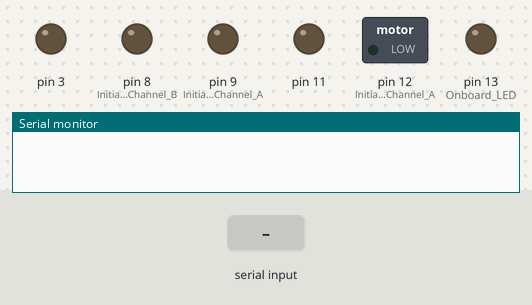
A sketch run on a simulated Arduino Uno, built with avr-gcc and run on an emulated ATmega328P. Shown: switched loads named in the sketch (green lamp = pin HIGH), output pins drawn as LEDs (lit = HIGH), the last lines printed to the serial monitor. The test bench sets the inputs (shaded band). Random numbers use the default seed unless the sketch sets one.

Above: at 1.2 s.
1.3 s: "5" received over Serial
At 1.86 s:
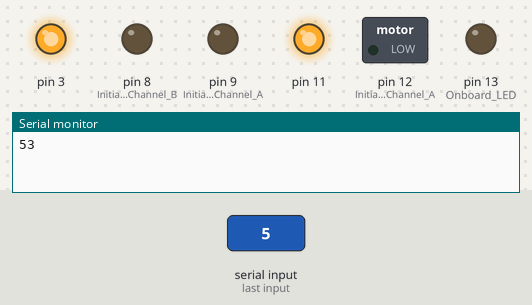
At 3.8 s:
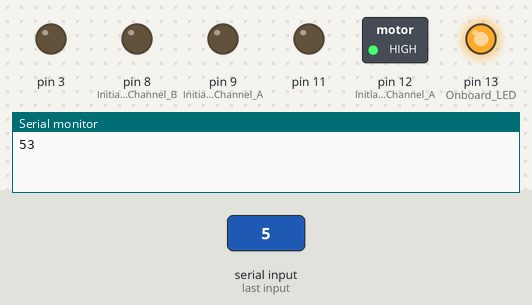
4.3 s: "1" received over Serial
At 4.9 s:
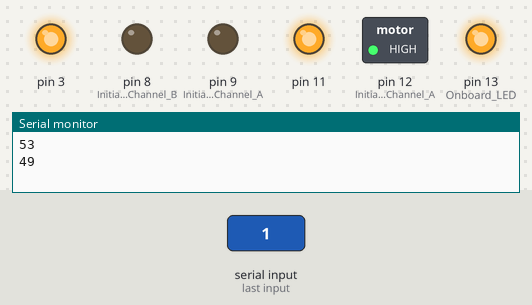
Timing chart, 0 to 7.3 s (numbered marks = the images above; inputs shaded):
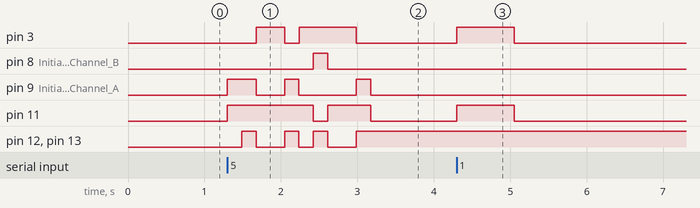

Measured:
- after the input at 1.3 s, pin 3: LOW → HIGH after 0.38 s, → LOW 0.37 s later, → HIGH 0.19 s later, → LOW 0.75 s later; pin 8 (Initiates_Brake_Channel_B): LOW → HIGH after 1.1 s, → LOW 0.19 s later
- after the input at 4.3 s, pin 3, pin 11: LOW → HIGH at once, → LOW 0.75 s later

The sketch:

sketchbot.ino
```cpp
void setup() {
  // put your setup code here, to run once:
  Serial.begin(9600);

  //Setup optional LED and Buzzer
  pinMode(13, OUTPUT); //Onboard LED

  //Setup Channel A
  pinMode(12, OUTPUT); //Initiates Motor Channel A pin
  pinMode(9, OUTPUT); //Initiates Brake Channel A pin

  //Setup Channel B
  pinMode(13, OUTPUT); //Initiates Motor Channel B pin
  pinMode(8, OUTPUT);  //Initiates Brake Channel B pin
}

void loop() {
  // put your main code here, to run repeatedly:
  int incomingByte = 0;
  int speed = 255;
  bool backwards;
  int del = 750;
  int randomvar;
  //Serial.println(Serial.available(), DEC);
  if(Serial.available() > 0){
    incomingByte = Serial.read();
    Serial.println(incomingByte, DEC);
    if(incomingByte == 49){ //ASCII VALUES
      //Both motors forward!
      digitalWrite(12, HIGH); //Establishes forward direction of Channel A
      digitalWrite(13, HIGH); //Establishes forward direction of Channel A
      analogWrite(3, speed); //Spins the motor on Channel A at set speed
      analogWrite(11, speed); //Spins the motor on Channel B at set speed

      delay(del);
      resetValues();

    }else if(incomingByte == 50){
      //Both motors backwards!
      digitalWrite(12, LOW); //Establishes backwards direction of Channel A
      digitalWrite(13, LOW); //Establishes backwards0 direction of Channel A
      analogWrite(3, speed); //Spins the motor on Channel A at set speed
      analogWrite(11, speed); //Spins the motor on Channel B at set speed

      delay(del);
      resetValues();

    }else if(incomingByte == 51){
      //Turn left!
      digitalWrite(9, HIGH); //Engage Brake for Channel A
      analogWrite(3, 0); //Set speed for Channel A to be 0
      digitalWrite(8, LOW); //Disengage Brake for channel B
      analogWrite(11, speed); //Spins the motor on Channel B at set speed

      delay(del);
      resetValues();

    }else if(incomingByte == 52){
      //Turn right!
      digitalWrite(9, LOW); //Engage Brake for Channel A
      analogWrite(3, speed); //Spins the motor on Channel A at set speed
      digitalWrite(8, HIGH); //Disengage Brake for channel B
      analogWrite(11, 0); //Set speed for Channel B to be 0

      delay(del);
      resetValues();

    }else if(incomingByte == 53){
      //Dance monkey, dance!
      for(int i = 0; i < 10; i++){
        randomvar = random(1,4);
        if(randomvar == 1){
          //Turn right!
          digitalWrite(9, LOW); //Engage Brake for Channel A
          analogWrite(3, speed); //Spins the motor on Channel A at set speed
          digitalWrite(8, HIGH); //Disengage Brake for channel B
          analogWrite(11, 0); //Set speed for Channel B to be 0

          delay(del/4);
          resetValues();
        }else if(randomvar == 2){
          //Turn left!
          digitalWrite(9, HIGH); //Engage Brake for Channel A
          analogWrite(3, 0); //Set speed for Channel A to be 0
          digitalWrite(8, LOW); //Disengage Brake for channel B
          analogWrite(11, speed); //Spins the motor on Channel B at set speed

          delay(del/4);
          resetValues();
        }else if(randomvar == 3){
          //Both motors backwards!
          digitalWrite(12, LOW); //Establishes backwards direction of Channel A
          digitalWrite(13, LOW); //Establishes backwards direction of Channel A
          analogWrite(3, speed); //Spins the motor on Channel A at set speed
          analogWrite(11, speed); //Spins the motor on Channel B at set speed

          delay(del/4);
          resetValues();
        }else if(randomvar == 4){
          //Both motors forward!
          digitalWrite(12, HIGH); //Establishes forward direction of Channel A
          digitalWrite(13, HIGH); //Establishes forward direction of Channel A
          analogWrite(3, speed); //Spins the motor on Channel A at set speed
          analogWrite(11, speed); //Spins the motor on Channel B at set speed
          delay(del/4);
          resetValues();
        }
      }
    }else if(incomingByte == 53){
        del = 1500;
    }else if(incomingByte == 54){
        del = 750;
    }else if(incomingByte == 55){
        del = 500;
    }
  }
}

void resetValues(){
  digitalWrite(12, HIGH);
  digitalWrite(13, HIGH);
  digitalWrite(8, LOW); //Engage Brake for channel B
  digitalWrite(9, LOW); //Engage Brake for channel A
  analogWrite(3, 0);
  analogWrite(11, 0);
}
```
